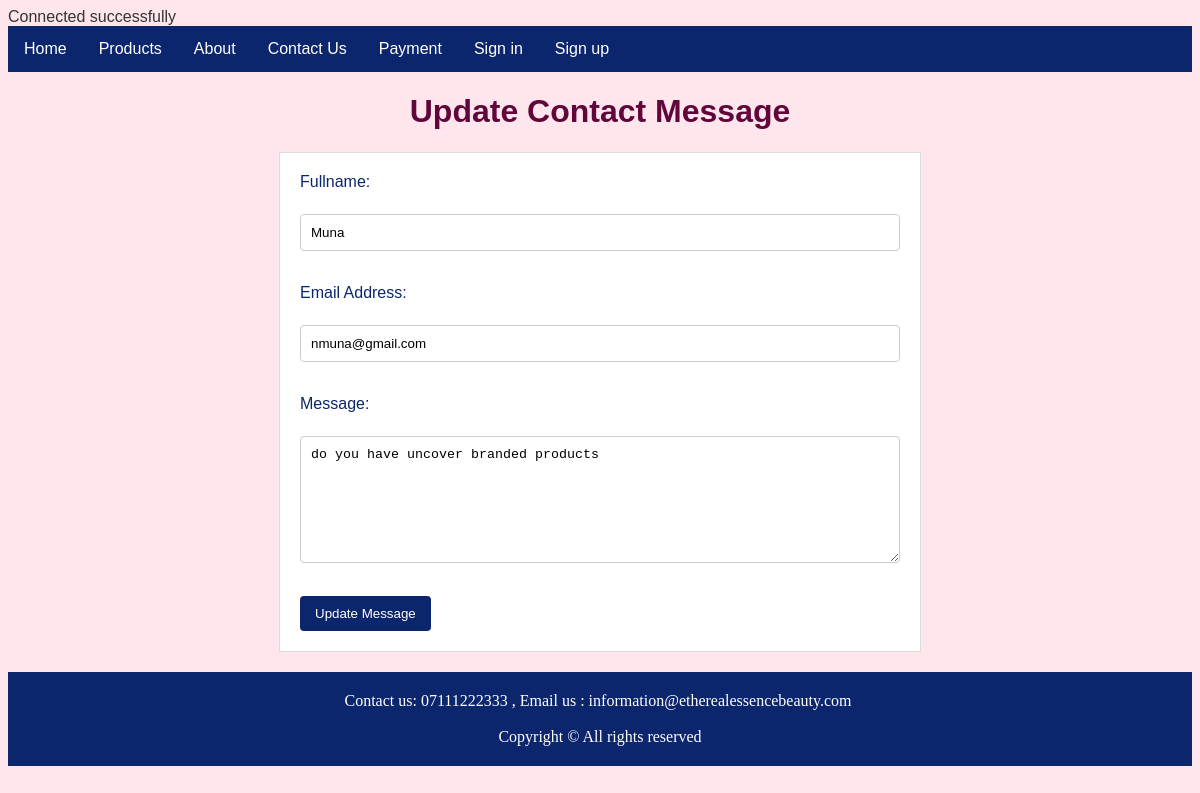
/includes/update_contact.php?messageId=3, run on the app's committed database.
### tables this page shows
CREATE TABLE IF NOT EXISTS `contact_us` (
  `messageId` bigint(11) NOT NULL AUTO_INCREMENT,
  `fullname` varchar(50) NOT NULL DEFAULT '',
  `email` varchar(50) NOT NULL DEFAULT '',
  `message` text NOT NULL,
  `dateSubmitted` datetime NOT NULL DEFAULT current_timestamp(),
  PRIMARY KEY (`messageId`)
);

### includes/update_contact.php (the view, shortened to what this page needs)
<?php
require_once("db_connect.php");
include_once("../templates/header.php");
include_once("../templates/nav.php");
$messageId = mysqli_real_escape_string($conn, $_GET["messageId"]);
$spot_msg = "SELECT * FROM `contact_us` WHERE messageId = '$messageId' LIMIT 1";
$spot_msg_res = $conn->query($spot_msg);
$spot_msg_row = $spot_msg_res->fetch_assoc();
?>
<link rel="stylesheet" href="../css/contact_us.css">
<div class="header">
    <h1>Update Contact Message</h1>
</div>
<div class="row">
    <div class="content">
        <form action="<?php print htmlspecialchars($_SERVER["PHP_SELF"]); ?>" method="POST" class="contact_form">
            <label for="Fn">Fullname:</label><br>
            <input type="text" name="fullname" id="Fn" placeholder="Fullname" required value="<?php print $spot_msg_row["fullname"]; ?>"><br><br>
            <label for="email">Email Address:</label><br>
            <input type="email" id="email" name="email" placeholder="Email address" required value="<?php print $spot_msg_row["email"]; ?>"><br><br>
            <label for="ms">Message:</label><br>
            <textarea cols="30" rows="7" name="message" id="ms" required><?php print $spot_msg_row["message"]; ?></textarea><br><br>
            <input type="submit" name="update_message" value="Update Message" >
        </form>
    </div>
</div>
<?php include_once("../templates/footer.php"); ?>

### css/contact_us.css (style rules this page uses)
h1 { color: #61063b; text-align: center; }
form { max-width: 600px; margin: 20px auto; padding: 20px; background-color: white; border: 1px solid #ddd; }
label { display: block; margin-bottom: 5px; color: #0c266d; }
input[type="text"], input[type="email"], input[type="number"], select, textarea { width: 100%; padding: 10px; margin-bottom: 15px; border: 1px solid #ccc; border-radius: 4px; box-sizing: border-box; }
input[type="submit"] { background-color: #0c266d; color: white; padding: 10px 15px; border: none; border-radius: 4px; cursor: pointer; }

### data on the page
contact_us: fullname "Muna", email "nmuna@gmail.com", message "do you have uncover branded products"
